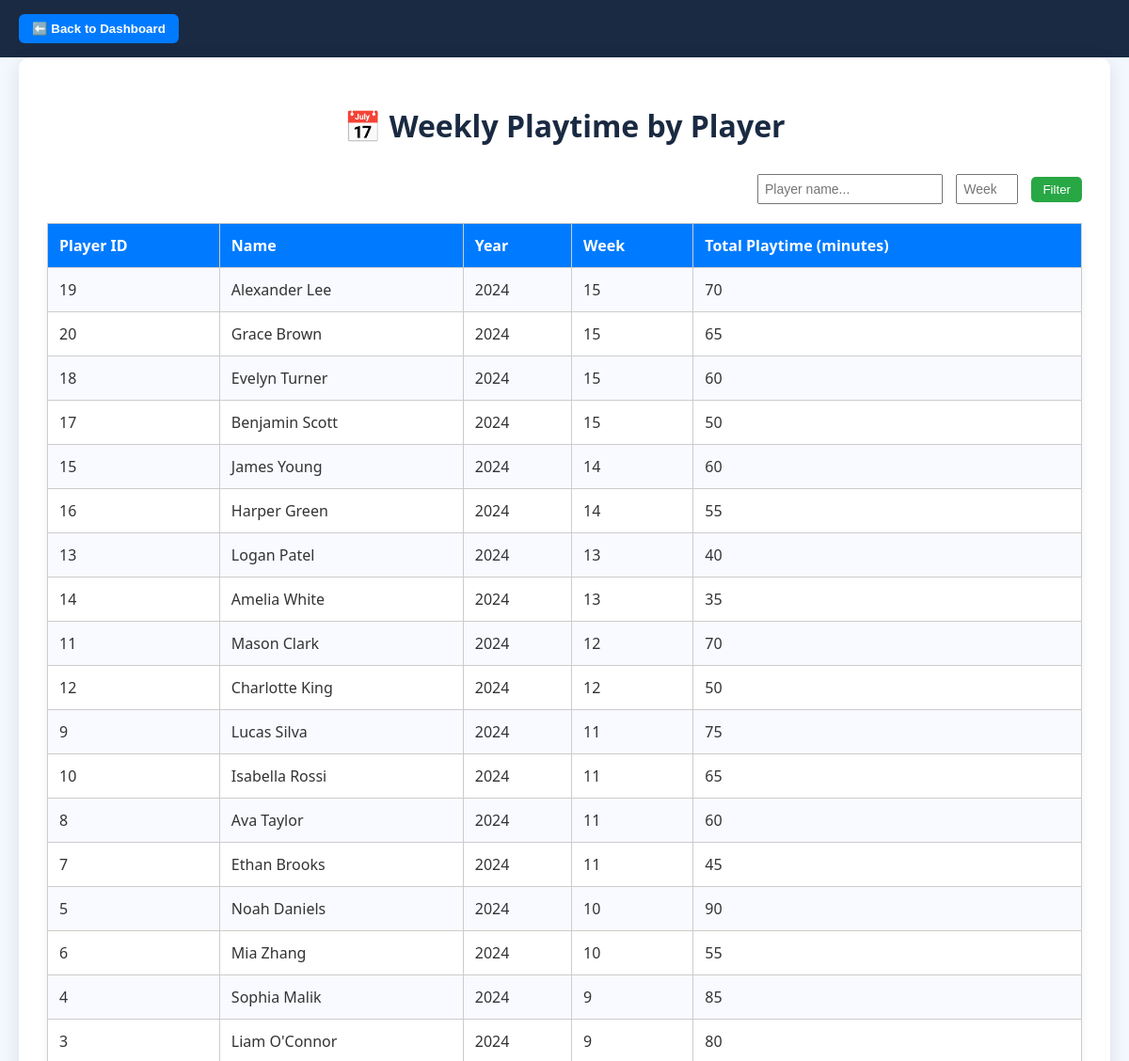
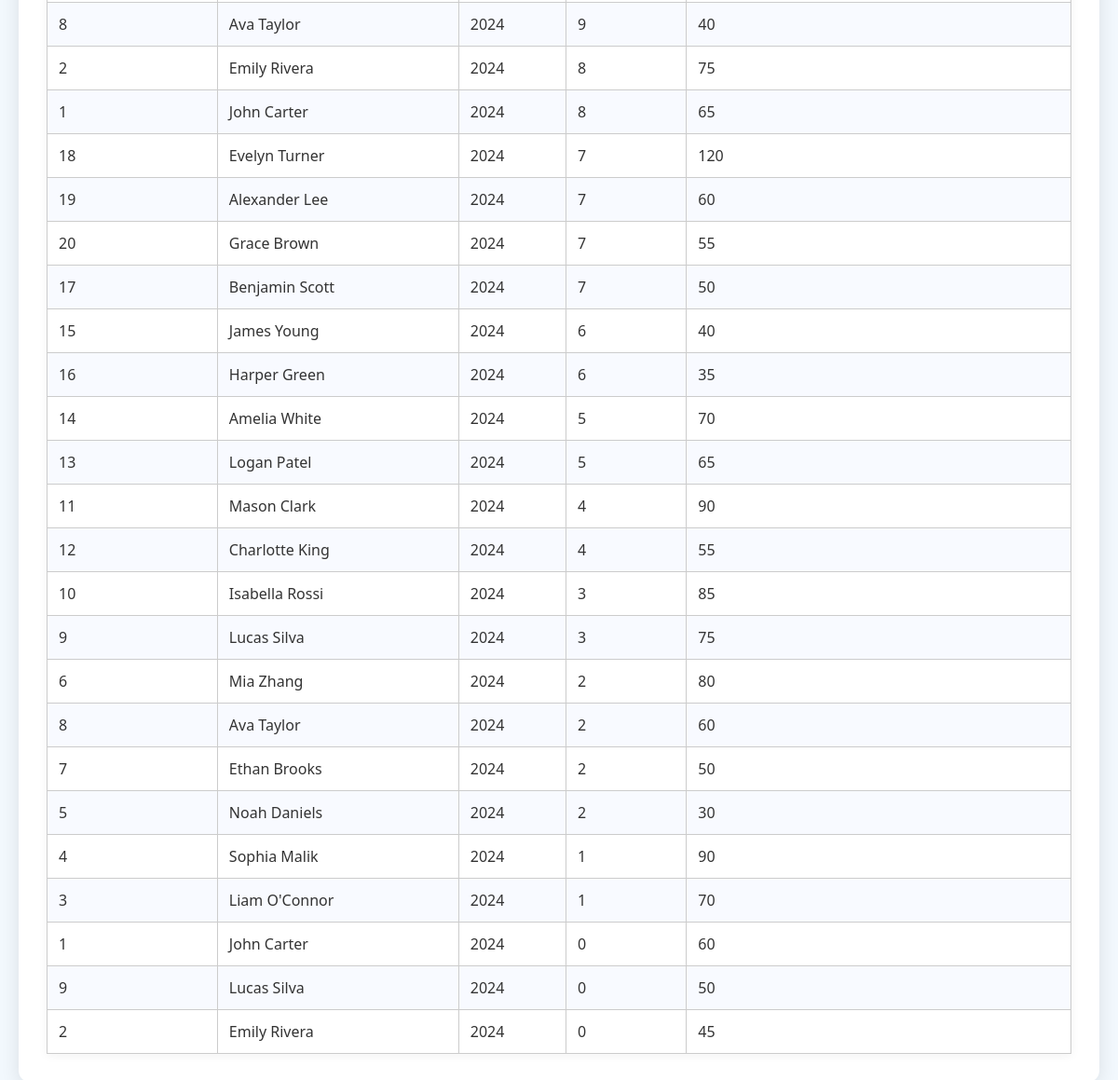
Page /game_analytics/weekly_playtime.php on the committed database (2 pictures, top to bottom).
### tables this page shows
CREATE TABLE `player` (
  `PlayerID` int(11) NOT NULL,
  `Name` varchar(100) NOT NULL
);

CREATE TABLE `playeridentity` (
  `Name` varchar(100) NOT NULL,
  `DoB` date NOT NULL,
  `TeamID` int(11) NOT NULL
);

### game_analytics/weekly_playtime.php (the view, shortened to what this page needs)
<?php
include 'db.php';
$searchName = $_GET['player'] ?? '';
$searchWeek = $_GET['week'] ?? '';
$params = [];
$sql = "
    SELECT
        Player.PlayerID,
        PlayerIdentity.Name,
        YEAR(MatchSession.MatchSessionDate) AS Year,
        WEEK(MatchSession.MatchSessionDate) AS Week,
        SUM(Participate.Playtime) AS TotalPlaytime
    FROM Participate
    JOIN Player ON Participate.PlayerID = Player.PlayerID
    JOIN PlayerIdentity ON Player.Name = PlayerIdentity.Name
    JOIN MatchSession ON Participate.MatchID = MatchSession.MatchID
";
$sql .= " GROUP BY Player.PlayerID, Year, Week
          ORDER BY Year DESC, Week DESC, TotalPlaytime DESC";
$stmt = $conn->prepare($sql);
$stmt->execute($params);
$results = $stmt->fetchAll(PDO::FETCH_ASSOC);
?>
<!DOCTYPE html>
<html>
<head>
    <link rel="stylesheet" href="style.css">
</head>
<body>
<div class="top-bar">
    <button onclick="window.location.href='dashboard.php'">⬅️ Back to Dashboard</button>
</div>
<div class="container">
    <h1>📅 Weekly Playtime by Player</h1>
    <form method="GET" class="filter-form">
        <input type="text" name="player" placeholder="Player name..." value="<?= htmlspecialchars($searchName) ?>">
        <input type="number" name="week" placeholder="Week #" value="<?= htmlspecialchars($searchWeek) ?>" min="1" max="53">
        <button type="submit">Filter</button>
    </form>
    <table>
        <tr>
            <th>Player ID</th>
            <th>Name</th>
            <th>Year</th>
            <th>Week</th>
            <th>Total Playtime (minutes)</th>
        </tr>
        <?php foreach ($results as $row): ?>
        <tr>
            <td><?= htmlspecialchars($row['PlayerID']) ?></td>
            <td><?= htmlspecialchars($row['Name']) ?></td>
            <td><?= htmlspecialchars($row['Year']) ?></td>
            <td><?= htmlspecialchars($row['Week']) ?></td>
            <td><?= htmlspecialchars($row['TotalPlaytime']) ?></td>
        </tr>
        <?php endforeach; ?>
    </table>
</div>
</body>
</html>

### game_analytics/style.css (style rules this page uses)
body { font-family: 'Segoe UI', sans-serif; background-color: #eaf6ff; margin: 0; padding: 0; color: #333; }
.container { max-width: 1000px; margin: 50px auto; background: #fff; padding: 30px; border-radius: 12px; box-shadow: 0 5px 20px rgba(0, 0, 0, 0.1); }
h1 { text-align: center; color: #1a2a42; margin-bottom: 30px; }
table { width: 100%; border-collapse: collapse; margin-top: 20px; }
th, td { padding: 12px 16px; text-align: left; }
th { background-color: #007acc; color: white; font-weight: 600; }
tr:nth-child(even) { background-color: #f5faff; }
.filter-form { text-align: right; margin-bottom: 10px; }

### game_analytics/weekly_playtime.php (style rules this page uses)
body { font-family: 'Segoe UI', sans-serif; background-color: #f2f8fd; margin: 0; }
.top-bar { background-color: #1a2a42; color: white; padding: 15px 20px; }
.top-bar button { background-color: #007BFF; border: none; color: white; padding: 8px 14px; border-radius: 6px; font-weight: bold; cursor: pointer; }
.container { padding: 30px; max-width: 1100px; margin: auto; }
h1 { color: #1a2a42; }
.filter-form { margin-bottom: 20px; }
.filter-form input { padding: 6px; margin-right: 10px; font-size: 14px; }
.filter-form button { padding: 6px 12px; background-color: #28a745; color: white; border: none; border-radius: 5px; cursor: pointer; }
table { width: 100%; border-collapse: collapse; background: white; box-shadow: 0 2px 10px rgba(0,0,0,0.05); }
th, td { padding: 12px; border: 1px solid #ccc; text-align: left; }
th { background-color: #007BFF; color: white; }
tr:nth-child(even) { background-color: #f8faff; }

### rows in the picture
player: PlayerID "19", Name.Name "Alexander Lee", Year "2024", Week "15", TotalPlaytime "70", Week "7", TotalPlaytime "60"
player: PlayerID "20", Name.Name "Grace Brown", Year "2024", Week "15", TotalPlaytime "65", Week "7", TotalPlaytime "55"
player: PlayerID "18", Name.Name "Evelyn Turner", Year "2024", Week "15", TotalPlaytime "60", Week "7", TotalPlaytime "120"
player: PlayerID "17", Name.Name "Benjamin Scott", Year "2024", Week "15", TotalPlaytime "50", Week "7"
player: PlayerID "15", Name.Name "James Young", Year "2024", Week "14", TotalPlaytime "60", Week "6", TotalPlaytime "40"
player: PlayerID "16", Name.Name "Harper Green", Year "2024", Week "14", TotalPlaytime "55", Week "6", TotalPlaytime "35"
player: PlayerID "13", Name.Name "Logan Patel", Year "2024", Week "13", TotalPlaytime "40", Week "5", TotalPlaytime "65"
player: PlayerID "14", Name.Name "Amelia White", Year "2024", Week "13", TotalPlaytime "35", Week "5", TotalPlaytime "70"
player: PlayerID "11", Name.Name "Mason Clark", Year "2024", Week "12", TotalPlaytime "70", Week "4", TotalPlaytime "90"
player: PlayerID "12", Name.Name "Charlotte King", Year "2024", Week "12", TotalPlaytime "50", Week "4", TotalPlaytime "55"
player: PlayerID "9", Name.Name "Lucas Silva", Year "2024", Week "11", TotalPlaytime "75", Week "3", Week "0", TotalPlaytime "50"
player: PlayerID "10", Name.Name "Isabella Rossi", Year "2024", Week "11", TotalPlaytime "65", Week "3", TotalPlaytime "85"
player: PlayerID "8", Name.Name "Ava Taylor", Year "2024", Week "11", TotalPlaytime "60", Week "9", TotalPlaytime "40", Week "2"
player: PlayerID "7", Name.Name "Ethan Brooks", Year "2024", Week "11", TotalPlaytime "45", Week "2", TotalPlaytime "50"
player: PlayerID "5", Name.Name "Noah Daniels", Year "2024", Week "10", TotalPlaytime "90", Week "2", TotalPlaytime "30"
player: PlayerID "6", Name.Name "Mia Zhang", Year "2024", Week "10", TotalPlaytime "55", Week "2", TotalPlaytime "80"
player: PlayerID "4", Name.Name "Sophia Malik", Year "2024", Week "9", TotalPlaytime "85", Week "1", TotalPlaytime "90"
player: PlayerID "3", Name.Name "Liam O'Connor", Year "2024", Week "9", TotalPlaytime "80", Week "1", TotalPlaytime "70"
player: PlayerID "2", Name.Name "Emily Rivera", Year "2024", Week "8", TotalPlaytime "75", Week "0", TotalPlaytime "45"
player: PlayerID "1", Name.Name "John Carter", Year "2024", Week "8", TotalPlaytime "65", Week "0", TotalPlaytime "60"
